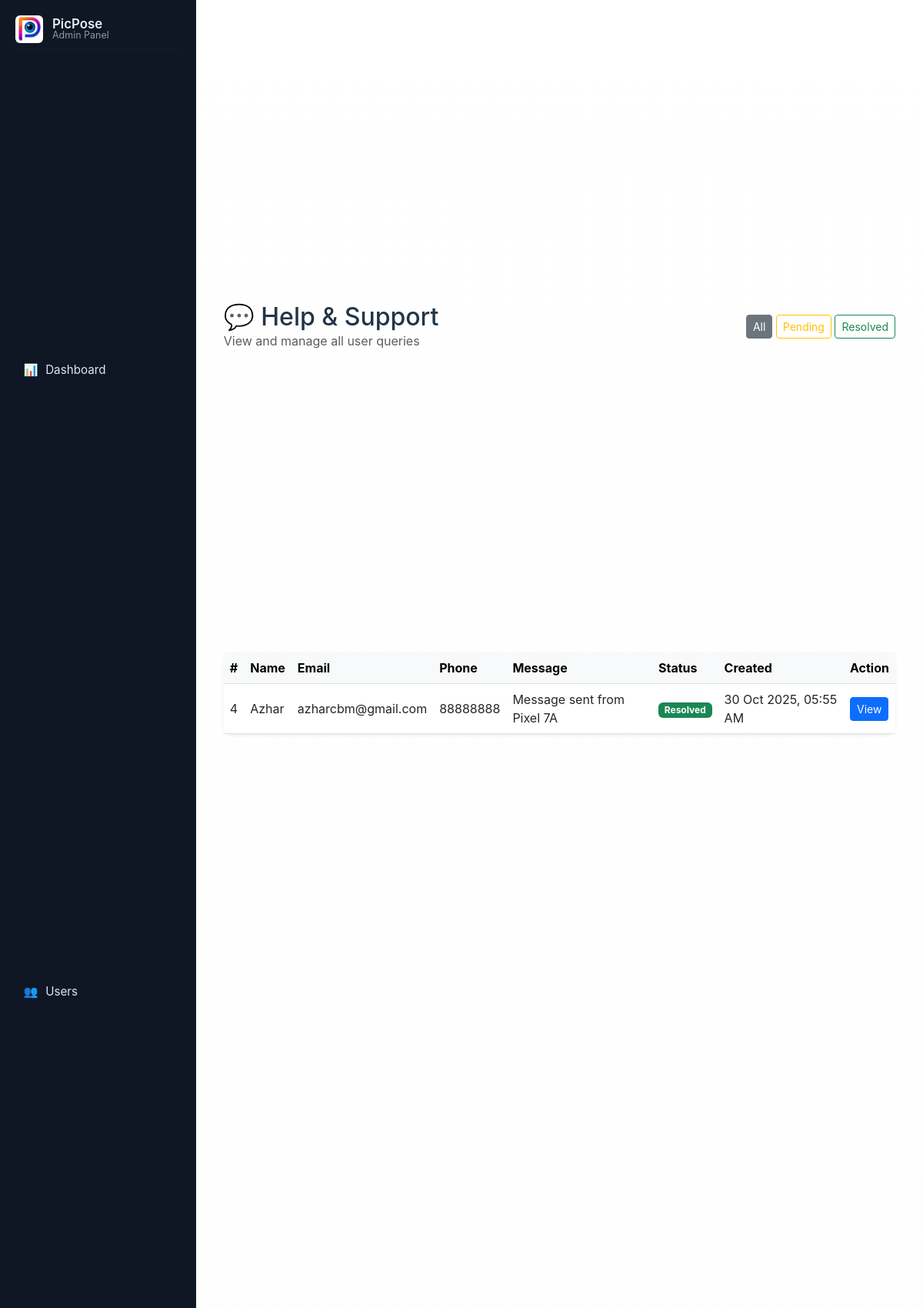
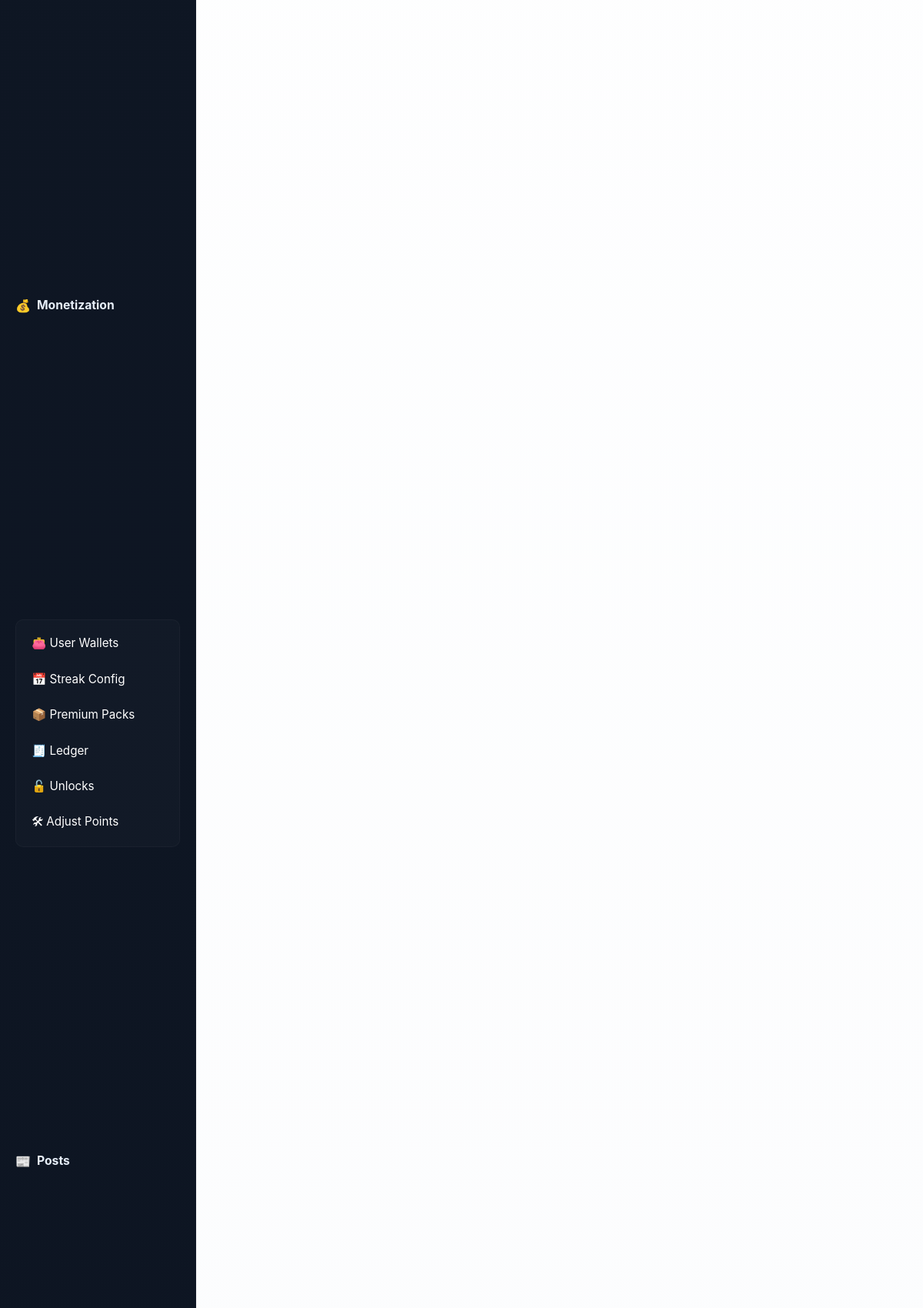
The page /views/support/manage_support.php (signed in, upper part) on the database its author committed (2 pictures, top to bottom).
### tables this page shows
CREATE TABLE `support_queries` (
  `id` int(11) NOT NULL,
  `name` varchar(100) NOT NULL,
  `email` varchar(150) NOT NULL,
  `phone` varchar(20) DEFAULT NULL,
  `message` text NOT NULL,
  `status` enum('Pending','Resolved') DEFAULT 'Pending',
  `admin_note` text DEFAULT NULL,
  `created_at` timestamp NULL DEFAULT current_timestamp()
);

### views/support/manage_support.php (the view, shortened to what this page needs)
<?php
require_once '../../config.php';
include_once '../../includes/header.php';
function h($v) { return htmlspecialchars($v ?? '', ENT_QUOTES); }
$statusFilter = $_GET['status'] ?? 'All';
if ($statusFilter !== 'All') {
    $stmt = $pdo->prepare("SELECT * FROM support_queries WHERE status = :status ORDER BY created_at DESC");
    $stmt->execute(['status' => $statusFilter]);
} else {
    $stmt = $pdo->query("SELECT * FROM support_queries ORDER BY created_at DESC");
}
$queries = $stmt->fetchAll(PDO::FETCH_ASSOC);
?>
<div class="container-fluid" style="max-width:1200px;">
    <div class="d-flex align-items-center justify-content-between mb-4">
        <div>
            <h2 class="mb-0">💬 Help & Support</h2>
            <div class="text-muted">View and manage all user queries</div>
        </div>
        <div>
            <a href="?status=All" class="btn btn-outline-secondary btn-sm <?php if($statusFilter=='All') echo 'active'; ?>">All</a>
            <a href="?status=Pending" class="btn btn-outline-warning btn-sm <?php if($statusFilter=='Pending') echo 'active'; ?>">Pending</a>
            <a href="?status=Resolved" class="btn btn-outline-success btn-sm <?php if($statusFilter=='Resolved') echo 'active'; ?>">Resolved</a>
        </div>
    </div>
    <div class="card shadow-sm">
        <div class="card-body p-0">
            <table class="table table-hover align-middle mb-0">
                <thead class="table-light">
                    <tr>
                        <th>#</th>
                        <th>Name</th>
                        <th>Email</th>
                        <th>Phone</th>
                        <th>Message</th>
                        <th>Status</th>
                        <th>Created</th>
                        <th>Action</th>
                    </tr>
                </thead>
                <tbody>
                    <?php if (empty($queries)): ?>
                        <tr><td colspan="8" class="text-center text-muted py-4">No support queries found.</td></tr>
                    <?php else: foreach ($queries as $row): ?>
                        <tr>
                            <td><?= h($row['id']); ?></td>
                            <td><?= h($row['name']); ?></td>
                            <td><?= h($row['email']); ?></td>
                            <td><?= h($row['phone']); ?></td>
                            <td><?= h(mb_strimwidth($row['message'], 0, 40, '...')); ?></td>
                            <td>
                                <?php if ($row['status'] === 'Resolved'): ?>
                                    <span class="badge bg-success">Resolved</span>
                                <?php else: ?>
                                    <span class="badge bg-warning text-dark">Pending</span>
                                <?php endif; ?>
                            </td>
                            <td><?= h(date("d M Y, h:i A", strtotime($row['created_at']))); ?></td>
                            <td>
                                <a href="view_support.php?id=<?= (int)$row['id']; ?>" class="btn btn-sm btn-primary">View</a>
                            </td>
                        </tr>
                    <?php endforeach; endif; ?>
                </tbody>
            </table>
        </div>
    </div>
</div>
<?php include_once '../../includes/footer.php'; ?>

### assets/css/style.css (style rules this page uses)
:root { --sidebar-bg-start: #0f1724; --sidebar-bg-end: #0b1220; --sidebar-text: #e6eef8; --muted: rgba(255,255,255,0.55); --accent-start: #2563eb; --accent-end: #7c3aed; }
html, body { height: 100%; margin: 0; font-family: "Inter", system-ui, -apple-system, "Segoe UI", Roboto, "Helvetica Neue", Arial; background: #f6f8fb; color: #213547; }
.d-flex { display: flex; min-height: 100vh; box-sizing: border-box; }
.card { border-radius: 10px; box-shadow: 0 6px 18px rgba(21, 32, 43, 0.06); border: none; }

### rows shown on the page
support_queries: id "4", name "Azhar", email "azharcbm@gmail.com", phone "88888888", message "Message sent from Pixel 7A", status "Resolved", created_at "30 Oct 2025, 05:55 AM"
